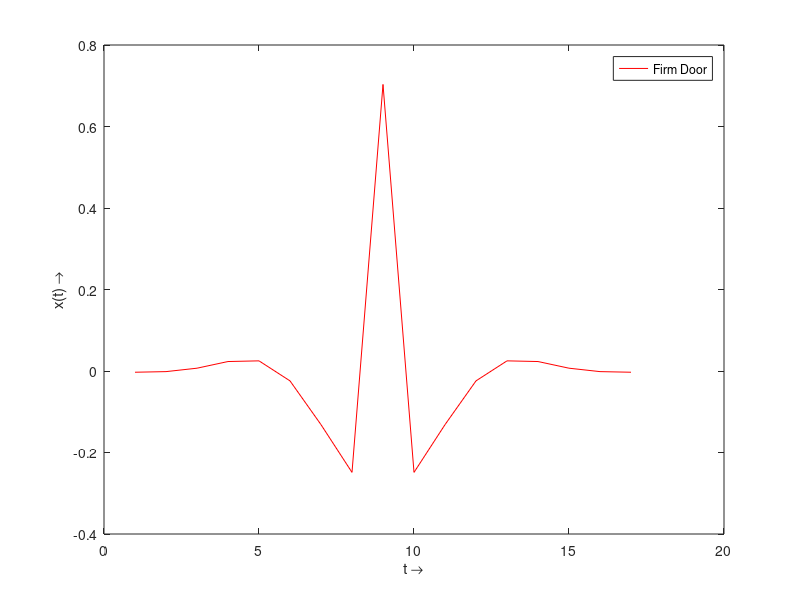

Recreate this plot in MATLAB. (Note: this script raises an error after producing the figure.)
close all;
% filename = 'rec.mp3';
% [y,Fs] = audioread(filename);
% y=y(:,1);
% x = y(110000:120000)';
% plot of real sound signal

x=fir1(15,0.3,'high');
figure('Name','Time Domain Signal','NumberTitle','off')
plot(x,'r-'), legend({'Firm Door'},'Location','best')
xlabel('t \rightarrow');
ylabel('x(t) \rightarrow');
%sound(x);
[N,M] = size(x)

%DTFT and its plot
sepration = .001 % sepration betweeen 2point in frequency domain
X_w = DTFT(x,sepration);
[m,n] = size(X_w);
zz=0:sepration:2*pi;
figure('Name','DTFT using Naive approach','NumberTitle','off')
plot(zz,abs(X_w),'g-'),legend({'DTFT'},'Location','best');
xlabel('0 < \omega < 2*\pi \rightarrow');
ylabel('|X(\omega)| \rightarrow');

% DFT using naive approach and its plot
X = DFT(x);
figure('Name','DFT using Niave approach','NumberTitle','off')
plot(1:M,abs(X),'b-'),legend({'DFT'},'Location','best');
xlabel('k \rightarrow');
ylabel('|X(k)| \rightarrow');

%DFT using fft algorithm and its plot
figure('Name','DFT using fft inbuilt algorithm','NumberTitle','off')
plot(1:M,abs(fft(x)),'c-'),legend({'DFT'},'Location','best');
xlabel('k \rightarrow');
ylabel('|X(k)| \rightarrow');

% will return dft of x
function [X] = DFT(x)
[N,M] = size(x)

F = zeros(1,M);
for n = 0:M-1
F(n+1) = exp(-j*2*pi*n/M);
end

X = zeros(1,M); %%% same dimension as the input vector 
for k=0:M-1
X(k+1) = x*(F'.^k); % matrix .Operator will operate element wise on matrix
end
end


%DTFT function
function [X] = DTFT(x,sepration)
[M,N] = size(x);
w = -pi:sepration:pi;
[m,n] = size(w);

F = zeros(1,N);
for i = 0:N-1
F(i+1) = exp(-1*j*i);
end

X = zeros(1,n);
for k = 0:n-1
X(k+1) = x*(F'.^w(k+1)); %x is 1*N , F' is N*1 
end
end